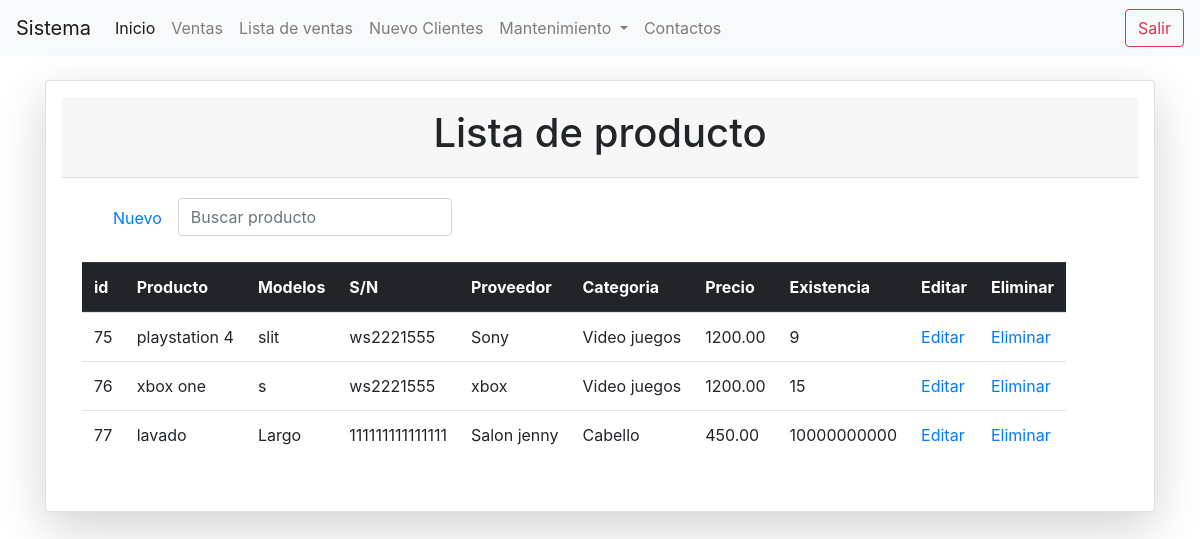
The app's page /list_producto (signed in), older data.
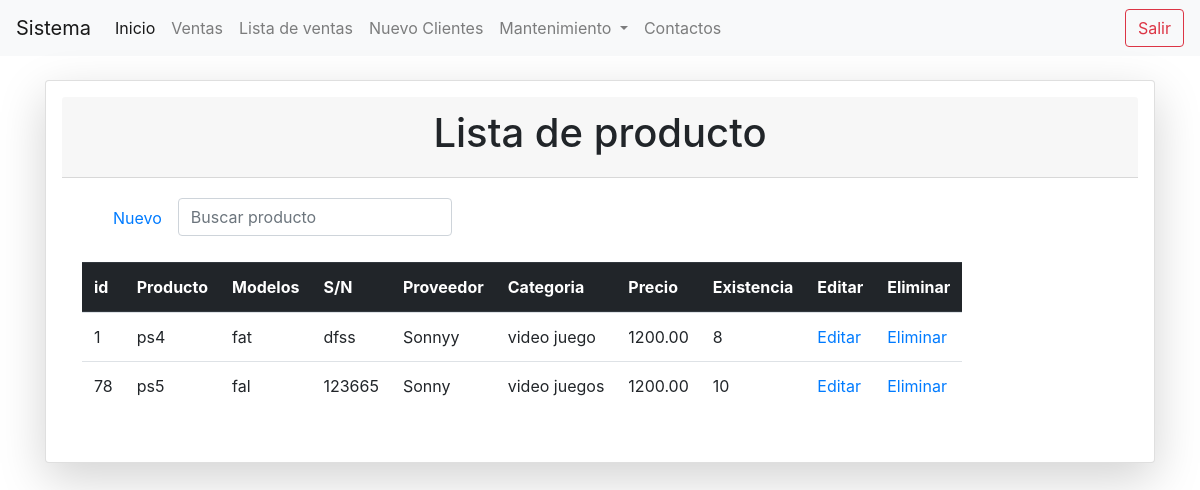
The same page, newer data.
### tables this page shows
CREATE TABLE `producto` (
  `codproducto` int(11) NOT NULL COMMENT 'Llave primaria',
  `nombre` varchar(50) NOT NULL COMMENT 'Nombre de producto ',
  `modelos` varchar(30) NOT NULL COMMENT 'Modelo de producto ',
  `ser_no` varchar(50) NOT NULL COMMENT 'Sierra de producto ',
  `categoria` varchar(30) NOT NULL COMMENT 'Categoría de producto ',
  `proveedor` int(11) NOT NULL COMMENT 'Llave secundaria ',
  `precio` decimal(10,2) NOT NULL COMMENT 'Precio de compra ',
  `existencia` varchar(11) NOT NULL COMMENT 'Existencia de producto ',
  `date_add` timestamp NOT NULL DEFAULT current_timestamp() COMMENT 'Fecha de compra ',
  `estatus` int(11) NOT NULL DEFAULT 1 COMMENT 'Estatus si esta activo o inactivo ',
  `idusuario` int(11) NOT NULL COMMENT 'Llave secundaria '
);

CREATE TABLE `proveedor` (
  `idproveedor` int(11) NOT NULL COMMENT 'Llave primaria ',
  `proveedor` varchar(45) NOT NULL COMMENT 'Proveedor ',
  `sector_comercial` varchar(45) NOT NULL COMMENT 'Tipos de comerciales ',
  `documentos` varchar(45) DEFAULT NULL COMMENT 'Documentos de proveedor ',
  `correo` varchar(45) NOT NULL COMMENT 'Correo de proveedor ',
  `URL` varchar(45) NOT NULL COMMENT 'Sitio wed de proveedor ',
  `dirrecion` varchar(45) NOT NULL COMMENT 'Dirección de proveedor ',
  `ciudad` varchar(45) NOT NULL COMMENT 'provincia donde el proveedor esta ubicado ',
  `telefono` varchar(13) NOT NULL COMMENT 'Contactos de proveedor',
  `estatus` varchar(1) NOT NULL DEFAULT '1' COMMENT 'Si el proveedor esta activo o inactivo ',
  `idusuario` int(11) NOT NULL COMMENT 'Usuario que se encargo de registra el proveedor '
);

### list_producto.php (the view, shortened to what this page needs)
<?php
include "conexion.php";
?>
<!doctype html>
<html lang="en">
  <head>
  <?php
  include "nav.php";
  ?>
  </head>
  <body>
    <br>
       <div class="container">
        <div class="row">
            <div class="col-lg-12 col-md-6">
            <div class="card shadow-lg p-3 mb-5 bg-white ">
            <div class="card-header text-center"> <h1>Lista de producto</h1></div>
            <div class="card-body col-md-12">
            <div class="container">
            <ul class="nav nav">
              <li class="nav-item com-md-12">
                <a class="nav-link active" href="registro_producto.php">Nuevo</a>
              </li>
            <form action="buscar_producto.php" method="get">
            <div class="input-group">
            <div class="form-outline">
            <input type="text" id="form1" name="busqueda" class="form-control" placeholder="Buscar producto" />
            </div>
            </div>
            </form>
            </ul>
            </div>
            <br>
           <table class="table table-responsive table-hover ">
            <thead class="thead-dark">
              <tr>
              <th scope="col">id</th>
                <th scope="col ">Producto</th>
                <th scope="col">Modelos</th>
                <th scope="col">S/N</th>
                <th scope="col">Proveedor</th>
                <th scope="col">Categoria</th>
                <th scope="col">Precio</th>
                <th scope="col">Existencia</th>
                <th scope="col">Editar</th>
                <th scope="col">Eliminar</th>
                 </thead>
                 <tbody>
                  <tr>
                  <?php
                   $por_pagina = 6;
                   if(empty($_GET['pagina']))
                   {
                     $pagina = 1;
                   }else{
                    $pagina = $_GET['pagina'];
                   }
                   $desde = ($pagina -1) * $por_pagina;
                  $qury = mysqli_query($conection,"SELECT p.codproducto ,p.nombre,p.modelos,p.ser_no,p.categoria,pro.proveedor,p.precio,p.existencia
                   FROM producto p INNER JOIN proveedor pro
                    on p.proveedor = pro.idproveedor WHERE p.estatus = 1 ORDER BY p.codproducto
                  LIMIT $desde,$por_pagina");
                $result = mysqli_num_rows($qury);
                if ($result>0) {
                    while ($data= mysqli_fetch_array($qury)) {
                        ?>
                   <tr>
                    <td><?php echo $data["codproducto"]?></td>
                    <td><?php echo $data["nombre"]; ?></td>
                    <td><?php echo $data["modelos"]; ?></td>
                    <td><?php echo $data["ser_no"]; ?></td>
                    <td><?php echo $data["proveedor"]; ?></td>
                    <td><?php echo $data["categoria"]; ?></td>
                    <td><?php echo $data["precio"]; ?></td>
                    <td><?php echo $data["existencia"]; ?></td>
                    <td>
                    <a href="edit_producto.php?id=<?php echo $data["codproducto"]; ?>">Editar</a>
                   </td>
                   <td>
                      <?php if ($_SESSION['idrol'] ==1 || $_SESSION['idrol'] ==3) { ?>
                        <a href="eliminar_confimar_producto.php?id=<?php echo $data["codproducto"]; ?>">Eliminar</a>
                      <?php } ?>
                    </td>
                   </tr>
                   <?php
                    }
                }
                 ?>
                 </tbody>
                </table>
            </div>
                </div>
        </div>
    </div>
            </div>
  </body>
</html>

### nav.php (shortened to what this page needs)
    <link rel="stylesheet" href="css/bootstrap.min.css">
	<link rel="stylesheet" href="css/estilos.css">
<nav class="navbar navbar-expand-lg navbar-light bg-light">
      <a class="navbar-brand" href="#">Sistema</a>
      <div class="collapse navbar-collapse" id="navbarSupportedContent">
        <ul class="navbar-nav mr-auto">
          <li class="nav-item active">
            <a class="nav-link" href="inicio.php">Inicio <span class="sr-only">(current)</span></a>
          </li>
          <li class="nav-item">
          <?php
              if($_SESSION['idrol'] ==1 || $_SESSION['idrol']==2){
                ?>
               <a class="nav-link" href="ventas.php">Ventas</a>
              <?php } ?>
          </li>
          <li class="nav-item">
          <?php
              if($_SESSION['idrol'] ==1 || $_SESSION['idrol']==2){
                ?>
               <a class="nav-link" href="list_ventas.php">Lista de ventas</a>
              <?php } ?>
          </li>
          <li class="nav-item">
          <?php
              if($_SESSION['idrol'] ==1 || $_SESSION['idrol']==2){
                ?>
               <a class="nav-link" href="registrar_cliente.php">Nuevo Clientes</a>
              <?php } ?>
          </li>
          <?php
              if($_SESSION['idrol'] ==1 || $_SESSION['idrol'] ==3 ){
                ?>
          <li class="nav-item dropdown">
            <a class="nav-link dropdown-toggle" href="#" id="navbarDropdown" role="button" data-toggle="dropdown" aria-haspopup="true" aria-expanded="false">
                Mantenimiento
            </a>
          </li>
          <?php } ?>
          <li class="nav-item">
            <a class="nav-link " href="#">Contactos</a>
          </li>
        </ul>
        <div class="form-inline my-2 my-lg-0">
        <a href="salir.php"><button type="button"  class="btn btn-outline-danger">Salir</button></a>
    </div>
      </div>
    </nav>

Row changes from the older to the newer data that the page shows:
removed producto: codproducto "75", nombre "playstation 4", modelos "slit", ser_no "ws2221555", proveedor.proveedor "Sony", categoria "Video juegos", precio "1200.00", existencia "9"
removed producto: codproducto "76", nombre "xbox one", modelos "s", ser_no "ws2221555", proveedor.proveedor "xbox", categoria "Video juegos", precio "1200.00", existencia "15"
removed producto: codproducto "77", nombre "lavado", modelos "Largo", ser_no "111111111111111", proveedor.proveedor "Salon jenny", categoria "Cabello", precio "450.00", existencia "10000000000"
added producto: codproducto "1", nombre "ps4", modelos "fat", ser_no "dfss", proveedor.proveedor "Sonnyy", categoria "video juego", precio "1200.00", existencia "8"
added producto: codproducto "78", nombre "ps5", modelos "fal", ser_no "123665", proveedor.proveedor "Sonny", categoria "video juegos", precio "1200.00", existencia "10"
